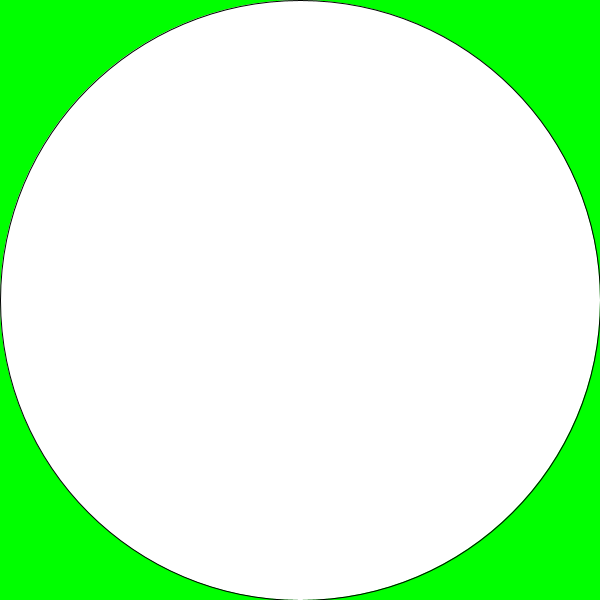
Frame 1 (no input)
Frame 60 (the mouse pressed at the canvas centre just before this capture): identical to frame 1, image omitted
Frame 120 (the mouse held since frame 60 and released just before this capture): identical to frame 1, image omitted

The Processing sketch that drew this single still picture (run headless with seeded random() and noise(); from frame 60 on, the mouse is pressed at the canvas centre):

// Processing sketch: keyboard_input_08
// ── keyboard_input_08.pde
// Keyboard input

void setup() {
  size (600, 600);
}

void draw() {
  // Check if any key has been pressed
  if (keyPressed == true) {
    background(#FF0000);

    // Check for specific key
    if (key == 'a') {
      fill(0);
    } else {
      fill(255);
    }
  } else {
    background(#00FF00);
  }

  ellipse(300, 300, 600, 600);
}
